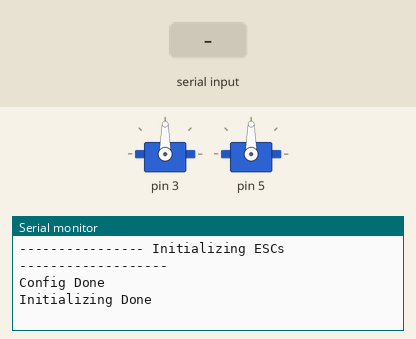
Recording of a sketch running on a simulated Arduino Uno, built with avr-gcc and run on an emulated ATmega328P. Parts: 2 × servo, the last lines printed to the serial monitor. Inputs (shaded band) come from the test bench.

Above: at 3.2 s.
3.3 s: "90,45,200\n" received over Serial
At 4.3 s:
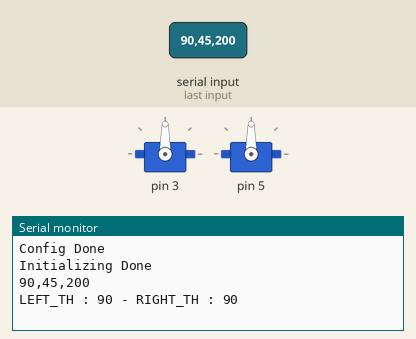
4.8 s: "90,45\n" received over Serial
At 5.5 s:
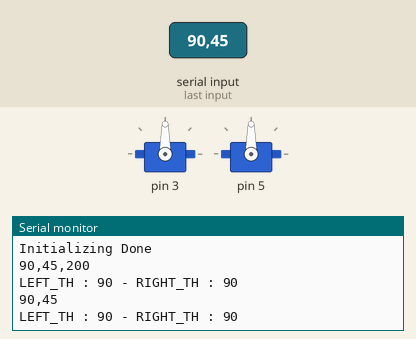
6.3 s: "0\n" received over Serial
At 7.5 s:
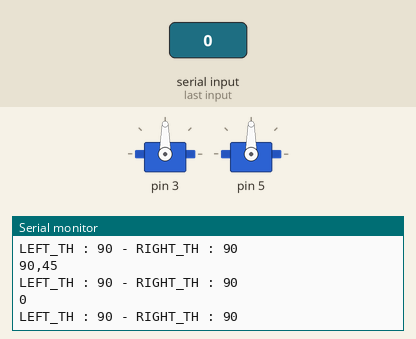
7.8 s: "t90\n" received over Serial
At 8.9 s:
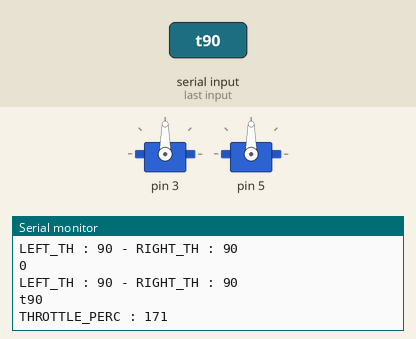
9.3 s: "t,45\n" received over Serial
At 10.1 s:
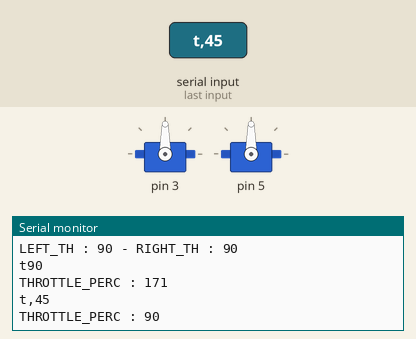

Measured:
- after the input at 3.3 s, the serial monitor: prints a new line at once (image 1)
- after the input at 4.8 s, the serial monitor: prints a new line at once (image 2)
- after the input at 6.3 s, the serial monitor: prints a new line at once (image 3)
- after the input at 7.8 s, the serial monitor: prints a new line at once (image 4)
- after the input at 9.3 s, the serial monitor: prints a new line at once (image 5)

The sketch:

motorController.ino
```cpp
#include "ESC.h"
#define ESC1 3
#define ESC2 5
#define MIN_WIDTH 1000
#define MAX_WIDTH 2000
ESC ESCs;

bool trigger = false;
String msg = "";
String oldMsg = "";

void setup() {
  Serial.begin(115200);

#ifdef DEBUG
  Serial.println("---------------- Initializing ESCs -------------------");
#endif
  ESCs.escConfig(ESC1, ESC2, MIN_WIDTH, MAX_WIDTH);
#ifdef DEBUG
  Serial.println("Config Done");
#endif

  ESCs.init();

#ifdef DEBUG
  Serial.println("Initializing Done");
#endif
}

void loop() {
  if (trigger) {
#ifdef DEBUG
    Serial.println(msg);
#endif
    if (msg.compareTo(oldMsg) != 0) {
      if (msg.charAt(0) == 't') {
        int th = msg.substring(1).toInt();
        ESCs.changeThrottlePercent(th);
      } else {
        String region = msg.substring(0, 1);
        String angle = msg.substring(msg.indexOf(',') + 1);
        if (angle.compareTo("-1\n") == 0)
        {
          ESCs.stop();
        }
        else
        {
          ESCs.move(region.toInt(), angle.toInt());
        }
      }
      oldMsg = msg;
    }
    msg = "";
    trigger = false;
  }
}

void serialEvent() {
  while (Serial.available()) {
    char inChar = (char)Serial.read();
    msg += inChar;
    if (inChar == '\n') {
      trigger = true;
    }
  }
}
```

ESC.cpp
```cpp
#include "ESC.h"
void ESC::escConfig(int ESC_PIN1, int ESC_PIN2, int MIN_WIDTH, int MAX_WIDTH)
{
  this -> ESC_PIN1 = ESC_PIN1;
  this -> ESC_PIN2 = ESC_PIN2;
  this -> MIN_WIDTH = MIN_WIDTH;
  this -> MAX_WIDTH = MAX_WIDTH;
  this -> THROTTLE_PERC = 0;
  this -> LEFT_THROTTLE = 90;
  this -> RIGHT_THROTTLE = 90;
  this -> minThrottle = 90;
}

void ESC::init()
{
  Servo LEFT;
  Servo RIGHT;
  this -> LEFT = LEFT;
  this -> RIGHT = RIGHT;
  LEFT.attach(ESC_PIN1, MIN_WIDTH, MAX_WIDTH);
  RIGHT.attach(ESC_PIN2, MIN_WIDTH, MAX_WIDTH);
  delay(2000);
}

void ESC::changeThrottlePercent(int percentage)
{
  THROTTLE_PERC = map(percentage, 0, 100, minThrottle, 180);;
#ifdef DEBUG
  Serial.print("THROTTLE_PERC : ");
  Serial.println(THROTTLE_PERC);
#endif
}

void ESC::move(int region, int angle)
{
  switch (region)
  {
    case 1:
      int right = map(angle, 0, 90, 90, THROTTLE_PERC);
      LEFT_THROTTLE = THROTTLE_PERC;
      RIGHT_THROTTLE = map(angle, 0, 90, minThrottle, THROTTLE_PERC);
      LEFT.write(LEFT_THROTTLE);
      RIGHT.write(RIGHT_THROTTLE);
      break;
    case 2:
      angle = 90 - (angle - 90);
      RIGHT_THROTTLE = THROTTLE_PERC;
      LEFT_THROTTLE = map(angle, 0, 90, minThrottle, THROTTLE_PERC);
      LEFT.write(LEFT_THROTTLE);
      RIGHT.write(RIGHT_THROTTLE);
      break;
    case 3:
      angle = 90 - (angle - 180);
      RIGHT_THROTTLE = THROTTLE_PERC;
      LEFT_THROTTLE = map(angle, 90, 0, minThrottle, 180 - THROTTLE_PERC);
      LEFT.write(LEFT_THROTTLE);
      RIGHT.write(RIGHT_THROTTLE);
      break;
    case 4:
      angle = 90 - (angle - 270);
      LEFT_THROTTLE = THROTTLE_PERC;
      RIGHT_THROTTLE = map(angle, 0, 90, minThrottle, 180 - THROTTLE_PERC);
      LEFT.write(LEFT_THROTTLE);
      RIGHT.write(RIGHT_THROTTLE);
      break;
  }
#ifdef DEBUG
  Serial.print("LEFT_TH : ");
  Serial.print(LEFT_THROTTLE);
  Serial.print(" - ");
  Serial.print("RIGHT_TH : ");
  Serial.println(RIGHT_THROTTLE);
#endif
}

void ESC::stop()
{
  LEFT_THROTTLE = minThrottle;
  RIGHT_THROTTLE = minThrottle;
  LEFT.write(LEFT_THROTTLE);
  RIGHT.write(RIGHT_THROTTLE);
}
```

ESC.h
```cpp
#ifndef ESC_H
#define ESC_H
#include <Arduino.h>
#include <Servo.h>
#define DEBUG

class ESC
{
  private:
    int ESC_PIN1;
    int ESC_PIN2;
    int MIN_WIDTH;
    int MAX_WIDTH;
    int THROTTLE_PERC;
    int LEFT_THROTTLE;
    int RIGHT_THROTTLE;
    int minThrottle;
    Servo LEFT;
    Servo RIGHT;
  public:
    void escConfig(int ESC_PIN1, int ESC_PIN2, int MIN_WIDTH, int MAX_WIDTH);
    void init();
    void changeThrottlePercent(int percentage);
    void move(int region, int angle);
    void stop();
};

#endif
```
